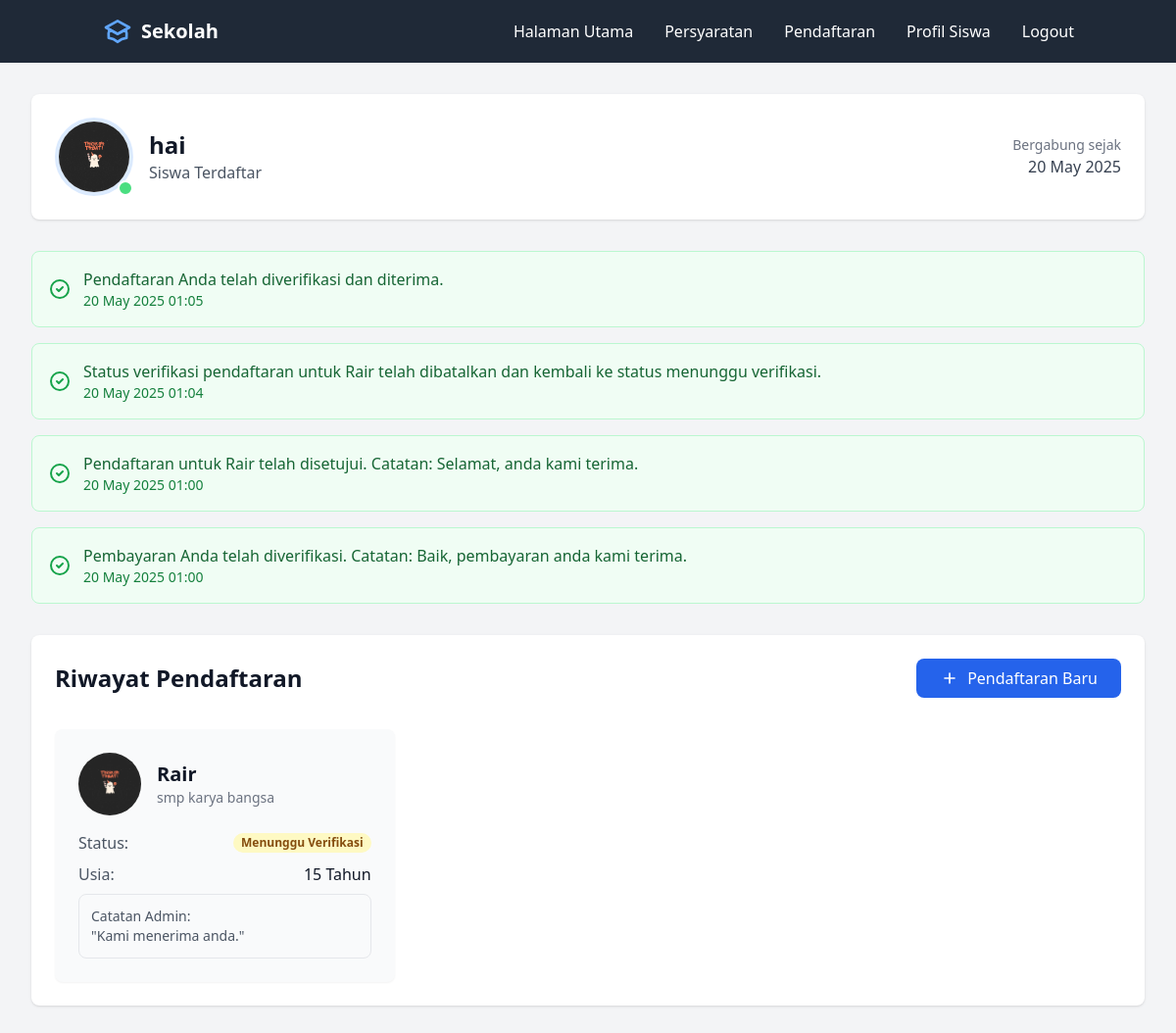
Screenshot of /form/student/dashboard (signed in) with the database file from the repository.
### app/models.py (models this page shows, shortened)
class Form(db.Model):
    id = db.Column(db.Integer, primary_key=True)
    user_id = db.Column(db.Integer, db.ForeignKey('user.id'), nullable=False)
    student_name = db.Column(db.String(100), nullable=False)
    student_age = db.Column(db.Integer, nullable=False)
    student_email = db.Column(db.String(120), nullable=False)
    school_name = db.Column(db.String(100), nullable=False)
    image_path = db.Column(db.String(255), nullable=False)
    document_path = db.Column(db.String(255), nullable=False)
    status = db.Column(db.String(20), nullable=False, default='pending')
    verified_by = db.Column(db.Integer, db.ForeignKey('user.id'), nullable=True)
    verification_date = db.Column(db.DateTime, nullable=True)
    verification_note = db.Column(db.Text, nullable=True)
    is_verified = db.Column(db.Boolean, default=False)
    timestamp = db.Column(db.DateTime, default=datetime.utcnow)
    payment_status = db.Column(db.String(20), default='pending', nullable=False)
    payment_proof = db.Column(db.String(255), nullable=True)
    payment_uploaded_at = db.Column(db.DateTime, default=datetime.utcnow)
    payment_verified_at = db.Column(db.DateTime, nullable=True)
    payment_verified_by = db.Column(db.Integer, db.ForeignKey('user.id'), nullable=True)
    payment_note = db.Column(db.Text, nullable=True)
    payment_verifier = db.relationship('User',
        foreign_keys=[payment_verified_by],
        backref='verified_payments'
    )

class User(UserMixin, db.Model):
    id = db.Column(db.Integer, primary_key=True)
    username = db.Column(db.String(100), unique=True, nullable=False)
    password = db.Column(db.String(256), nullable=False)
    role = db.Column(db.String(20), nullable=False, default=UserRole.STUDENT.value)
    created_at = db.Column(db.DateTime, default=datetime.utcnow)
    submitted_forms = db.relationship('Form',
        backref='submitter',
        foreign_keys='Form.user_id',
        lazy=True
    )
    verified_forms = db.relationship('Form',
        backref='verifier',
        foreign_keys='Form.verified_by',
        lazy=True
    )
    notifications = db.relationship('Notification',
        backref='user',
        lazy=True,
        cascade='all, delete-orphan'
    )

class Notification(db.Model):
    id = db.Column(db.Integer, primary_key=True)
    user_id = db.Column(db.Integer, db.ForeignKey('user.id'), nullable=False)
    form_id = db.Column(db.Integer, db.ForeignKey('form.id'), nullable=True)
    message = db.Column(db.String(255), nullable=False)
    timestamp = db.Column(db.DateTime, default=datetime.utcnow)
    read = db.Column(db.Boolean, default=False)

### app/routes/form.py (the view)
@form_bp.route('/student/dashboard')
@login_required
def student_dashboard():
    user_forms = Form.query.filter_by(user_id=current_user.id).order_by(Form.id.desc()).all()
    notifications = Notification.query.filter_by(
        user_id=current_user.id
    ).order_by(Notification.timestamp.desc()).limit(5).all()
    for notification in notifications:
        if not notification.read:
            notification.read = True
    db.session.commit()
    return render_template('parts/studentdashboard.html',
                         user_forms=user_forms,
                         notifications=notifications)

### app/templates/parts/studentdashboard.html
{% extends "base1.html" %}
{% block content %}
<div class="min-h-screen bg-gray-100 p-8">
    <div class="max-w-7xl mx-auto">
        <div class="bg-white rounded-lg shadow p-6 mb-8">
            <div class="flex items-center justify-between">
                <div class="flex items-center space-x-4">
                    <div class="relative">
                        <img class="h-20 w-20 rounded-full object-cover border-4 border-blue-100"
                             src="{{ url_for('static', filename='uploads/student_images/' + latest_form.image_path) if latest_form else url_for('static', filename='default-profile.jpg') }}"
                             alt="Profile photo">
                        <span class="absolute bottom-0 right-0 w-4 h-4 bg-green-400 rounded-full border-2 border-white"></span>
                    </div>
                    <div>
                        <h1 class="text-2xl font-bold text-gray-900">{{ current_user.username }}</h1>
                        <p class="text-gray-600">Siswa Terdaftar</p>
                    </div>
                </div>
                <div class="text-right">
                    <p class="text-sm text-gray-500">Bergabung sejak</p>
                    <p class="font-medium text-gray-700">{{ current_user.created_at.strftime('%d %B %Y') }}</p>
                </div>
            </div>
        </div>
        {% if notifications %}
        <div class="mb-8 space-y-4">
            {% for notification in notifications %}
            <div class="p-4 bg-green-50 rounded-lg border border-green-200 flex items-center">
                <svg class="h-6 w-6 text-green-600 mr-3" fill="none" stroke="currentColor" viewBox="0 0 24 24">
                    <path stroke-linecap="round" stroke-linejoin="round" stroke-width="2" d="M9 12l2 2 4-4m6 2a9 9 0 11-18 0 9 9 0 0118 0z"></path>
                </svg>
                <div>
                    <p class="text-green-800 font-medium">{{ notification.message }}</p>
                    <p class="text-green-700 text-sm">{{ notification.timestamp.strftime('%d %B %Y %H:%M') }}</p>
                </div>
            </div>
            {% endfor %}
        </div>
        {% endif %}
        <div class="bg-white rounded-lg shadow p-6">
            <div class="flex justify-between items-center mb-8">
                <h2 class="text-2xl font-bold text-gray-900">Riwayat Pendaftaran</h2>
                <a href="{{ url_for('form_bp.pendaftaran') }}"
                   class="bg-blue-600 hover:bg-blue-700 text-white px-6 py-2 rounded-lg flex items-center">
                    <svg class="w-5 h-5 mr-2" fill="none" stroke="currentColor" viewBox="0 0 24 24">
                        <path stroke-linecap="round" stroke-linejoin="round" stroke-width="2" d="M12 6v6m0 0v6m0-6h6m-6 0H6"></path>
                    </svg>
                    Pendaftaran Baru
                </a>
            </div>
            <div class="grid grid-cols-1 md:grid-cols-2 lg:grid-cols-3 gap-6">
                {% for form in user_forms %}
                <div class="bg-gray-50 rounded-lg shadow-sm p-6 hover:shadow-md transition-shadow">
                    <div class="flex items-center mb-4">
                        <img class="h-16 w-16 rounded-full object-cover mr-4"
                             src="{{ url_for('static', filename='uploads/student_images/' + form.image_path) }}"
                             alt="Student photo">
                        <div>
                            <h2 class="text-xl font-bold text-gray-900">{{ form.student_name }}</h2>
                            <p class="text-sm text-gray-500">{{ form.school_name }}</p>
                        </div>
                    </div>
                    <div class="space-y-2">
                        <div class="flex justify-between items-center">
                            <span class="text-gray-600">Status:</span>
                            <span class="px-2 inline-flex text-xs leading-5 font-semibold rounded-full
                                {% if form.status == 'verified' %}bg-green-100 text-green-800
                                {% elif form.status == 'rejected' %}bg-red-100 text-red-800
                                {% else %}bg-yellow-100 text-yellow-800{% endif %}">
                                {% if form.status == 'verified' %}
                                    Diterima
                                {% elif form.status == 'rejected' %}
                                    Ditolak
                                {% else %}
                                    Menunggu Verifikasi
                                {% endif %}
                            </span>
                        </div>
                        <div class="flex justify-between">
                            <span class="text-gray-600">Usia:</span>
                            <span class="text-gray-900">{{ form.student_age }} Tahun</span>
                        </div>
                        {% if form.verification_note %}
                        <div class="mt-4 p-3 bg-gray-50 rounded-lg border border-gray-200">
                            <p class="text-sm text-gray-600">
                                <span class="font-medium">Catatan Admin:</span><br>
                                "{{ form.verification_note }}"
                            </p>
                        </div>
                        {% endif %}
                    </div>
                </div>
                {% else %}
                <div class="col-span-full text-center py-12">
                    <p class="text-gray-500">Belum ada riwayat pendaftaran</p>
                </div>
                {% endfor %}
            </div>
        </div>
    </div>
</div>
{% endblock %}

### rows the page displays
Form: image_path (picture), student_name "Rair", school_name "smp karya bangsa", status "Menunggu Verifikasi", student_age "15", verification_note "Kami menerima anda."
User: username "hai", created_at "20 May 2025"
Notification: message "Pendaftaran Anda telah diverifikasi dan diterima.", timestamp "20 May 2025 01:05"
Notification: message "Status verifikasi pendaftaran untuk Rair telah dibatalkan dan kembali ke status menunggu verifikasi.", timestamp "20 May 2025 01:04"
Notification: message "Pendaftaran untuk Rair telah disetujui. Catatan: Selamat, anda kami terima.", timestamp "20 May 2025 01:00"
Notification: message "Pembayaran Anda telah diverifikasi. Catatan: Baik, pembayaran anda kami terima.", timestamp "20 May 2025 01:00"
